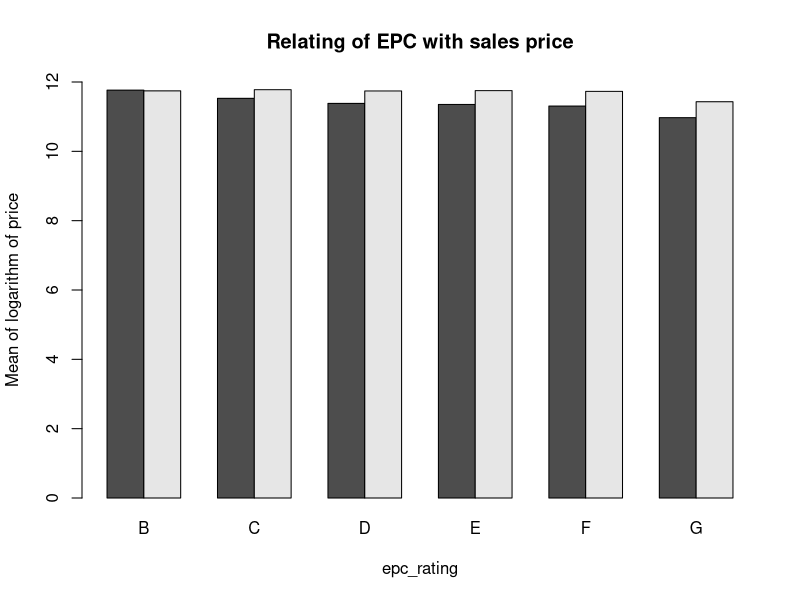
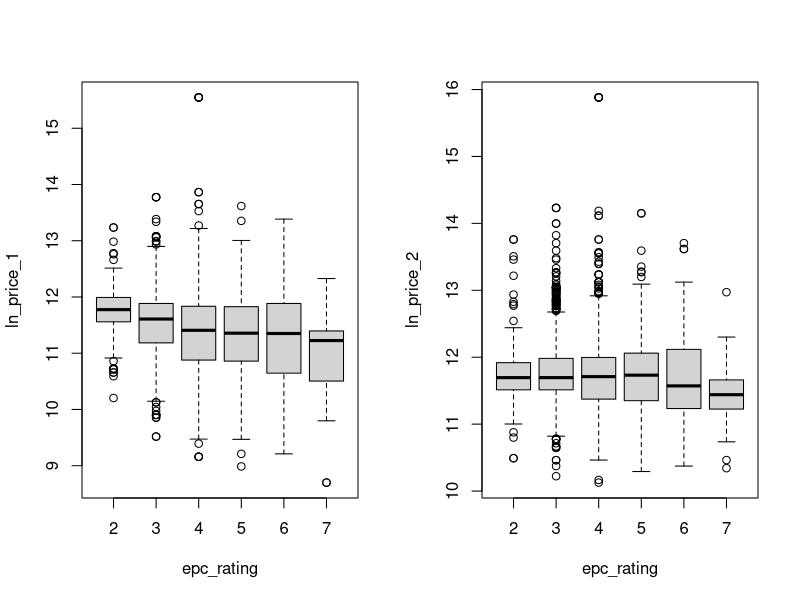
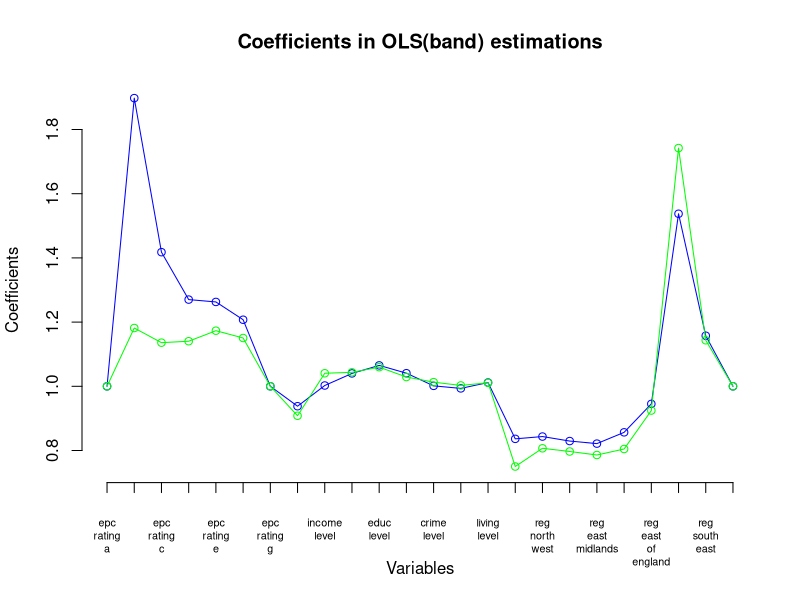
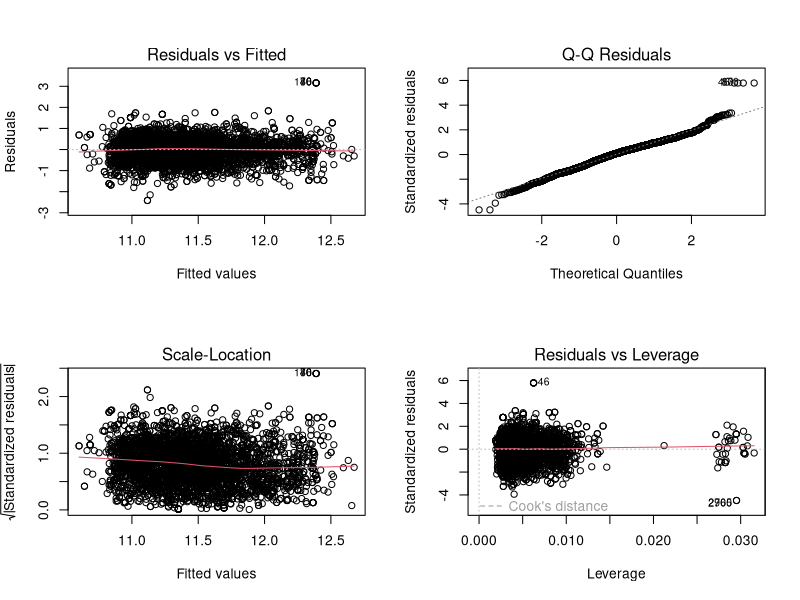
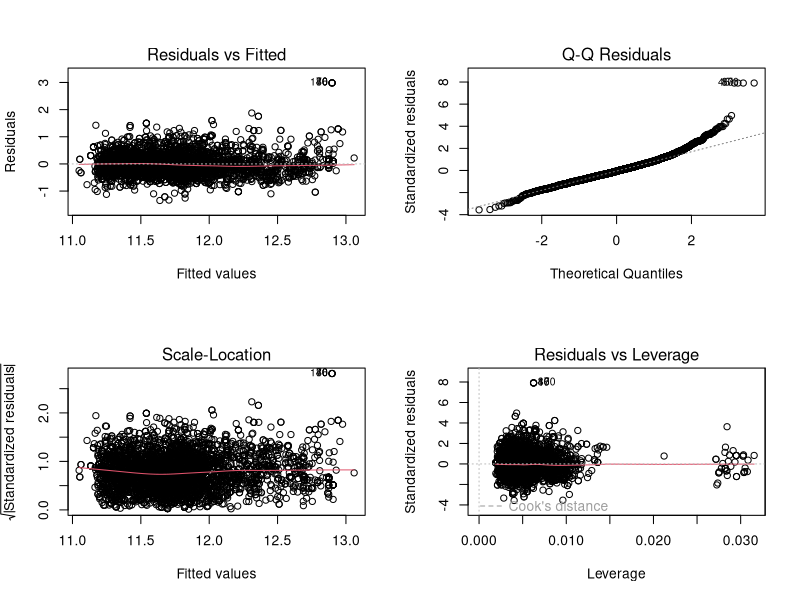
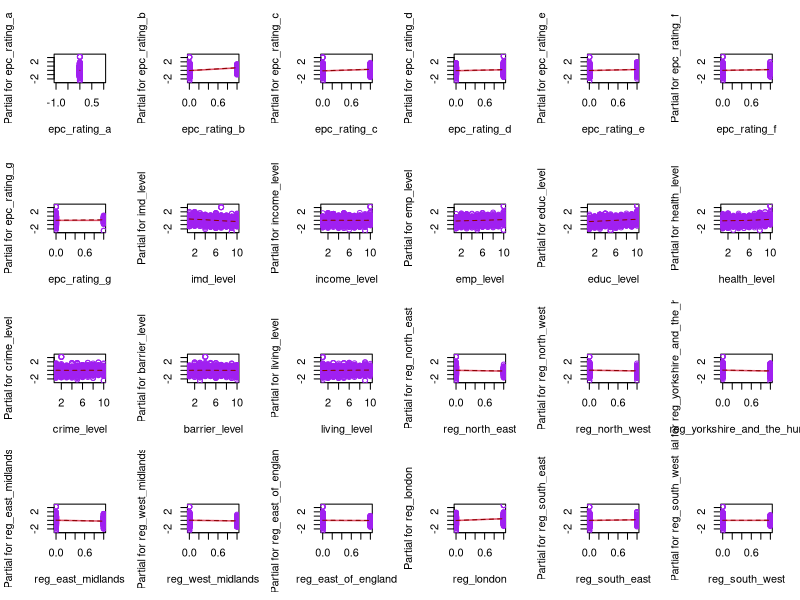
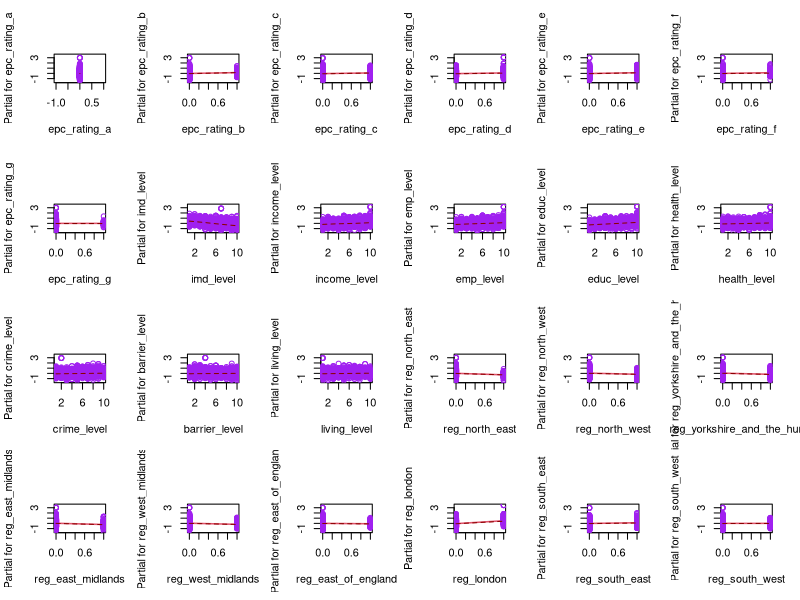
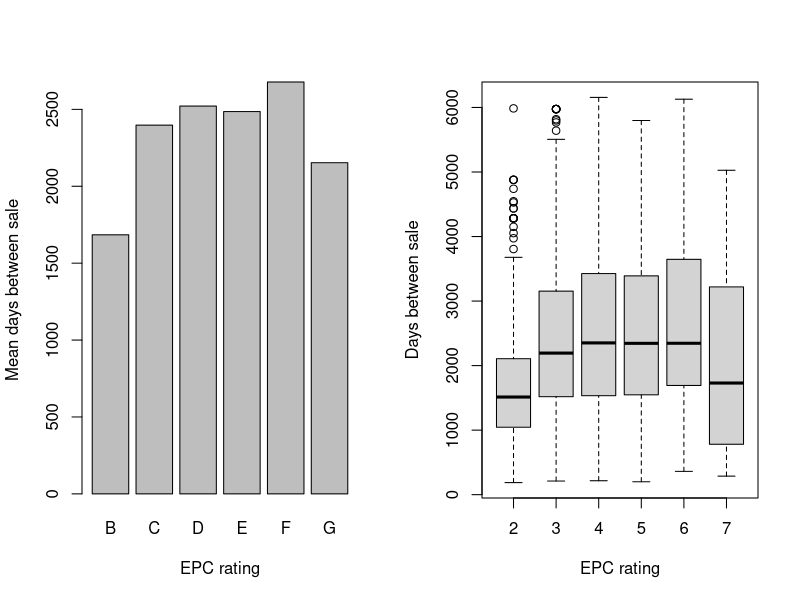

R code for these plots, in order:
Data <- read.csv("Data.csv") # nolint

# INDEX
# Hedonic regression of prices (band)
# relation of rating and time between sale
# hedonic regression of time
# relation of regions and house prices
# relation of regions and time between sale
# Hedonic regression of prices (continuous)
# Repeat sales index


# relation of rating and house prices
epc_rating <- Data$epc_rating_a +
    2 * Data$epc_rating_b +
    3 * Data$epc_rating_c +
    4 * Data$epc_rating_d +
    5 * Data$epc_rating_e + 6 * Data$epc_rating_f + 7 * Data$epc_rating_g
# epc_rating corresponds epc_rating, 1 for A, 2 for B ... 7 for G.

windows()
barplot(
    rbind(
        tapply(Data$ln_price_1, epc_rating, mean),
        tapply(Data$ln_price_2, epc_rating, mean)
    ),
    beside = TRUE, ylim = c(0, 12),
    names.arg = c("B", "C", "D", "E", "F", "G"),
    xlab = "epc_rating",
    ylab = "Mean of logarithm of price",
    main = "Relating of EPC with sales price",
)
windows()
par(mfrow = c(1, 2))

boxplot(Data$ln_price_1 ~ epc_rating, ylab = "ln_price_1")
boxplot(Data$ln_price_2 ~ epc_rating, ylab = "ln_price_2")


# hedonic regression of prices
epc_price1 <- lm(ln_price_1 ~ epc_rating_a + epc_rating_b +
    epc_rating_c + epc_rating_d +
    epc_rating_e + epc_rating_f + epc_rating_g +
    imd_level + income_level +
    emp_level + educ_level +
    health_level + crime_level +
    barrier_level + living_level +
    reg_north_east + reg_north_west +
    reg_yorkshire_and_the_humber + reg_east_midlands +
    reg_west_midlands + reg_east_of_england +
    reg_london + reg_south_east + reg_south_west, data = Data)


epc_price2 <- lm(ln_price_2 ~ epc_rating_a + epc_rating_b +
    epc_rating_c + epc_rating_d +
    epc_rating_e + epc_rating_f + epc_rating_g +
    imd_level + income_level +
    emp_level + educ_level +
    health_level + crime_level +
    barrier_level + living_level +
    reg_north_east + reg_north_west +
    reg_yorkshire_and_the_humber + reg_east_midlands +
    reg_west_midlands + reg_east_of_england +
    reg_london + reg_south_east + reg_south_west, data = Data)


options(scipen = 999)
sink("OLS(band).txt")
print(summary(epc_price1))
print(summary(epc_price2))
# Summary shows the statistically significant variables of of ln_price
# Positivity of coefficients imply positive associativity

epc_price1$coefficients[is.na(epc_price1$coefficients)] <- 0
epc_price2$coefficients[is.na(epc_price2$coefficients)] <- 0

hedonic_price1 <- exp(epc_price1$coefficients) # hedonic price index1
hedonic_price2 <- exp(epc_price2$coefficients) # hedonic price index2

# confidence intervals for model coefficients
confint(epc_price1, conf.level = 0.95)
confint(epc_price2, conf.level = 0.95)


windows()
plot(1:24, hedonic_price1[-1],
    type = "n",
    axes = F,
    ylab = "",
    xlab = "",
    ylim = c(0.7, 1.9)
)

lines(1:24, hedonic_price1[-1], type = "o", col = "blue")
lines(1:24, hedonic_price2[-1], type = "o", col = "green")
axis(2)
axis(1,
    at = 1:24,
    labels = gsub("_", "\n", names(hedonic_price1)[-1]),
    padj = 1, pos = 0.7, cex.axis = 0.65
)
title(
    main = "Coefficients in OLS(band) estimations",
    ylab = "Coefficients",
    xlab = "Variables"
)

# Diagnostic plots for the model- 4 Residual plots-
# Residual = True value - Fitted value
# Residuals vs Fitted
# Normal Probability Plot of Residuals
# sqrt(|standardized residual|) vs fitted values
# Residuals vs Leverage
windows()
par(mfrow = c(2, 2))
plot(epc_price1)
windows()
par(mfrow = c(2, 2))
plot(epc_price2)

# Partial Residue plots
windows()
par(mfrow = c(4, 6))
termplot(epc_price1,
    partial.resid = TRUE, col.res = "purple", smooth = panel.smooth
)

windows()
par(mfrow = c(4, 6))
termplot(epc_price2,
    partial.resid = TRUE, col.res = "purple", smooth = panel.smooth
)


# relation of rating and time between sale
windows()
par(mfrow = c(1, 2))
barplot(
    tapply(Data$days_between_sale, epc_rating, mean),
    beside = TRUE,
    names.arg = c("B", "C", "D", "E", "F", "G"),
    xlab = "EPC rating", ylab = "Mean days between sale"
)
boxplot(Data$days_between_sale ~ epc_rating,
    xlab = "EPC rating", ylab = "Days between sale"
)

# hedonic regression of time
epc_time <- lm(days_between_sale ~ epc_rating_a + epc_rating_b +
    epc_rating_c + epc_rating_d +
    epc_rating_e + epc_rating_f + epc_rating_g +
    imd_level + income_level +
    emp_level + educ_level +
    health_level + crime_level +
    barrier_level + living_level +
    reg_north_east + reg_north_west +
    reg_yorkshire_and_the_humber + reg_east_midlands +
    reg_west_midlands + reg_east_of_england +
    reg_london + reg_south_east + reg_south_west, data = Data)
print(summary(epc_time))
sink()

# relation of region and rating
windows()
barplot(
    t(rbind(
        tapply(Data$reg_north_east, epc_rating, sum),
        tapply(Data$reg_north_west, epc_rating, sum),
        tapply(Data$reg_yorkshire_and_the_humber, epc_rating, sum),
        tapply(Data$reg_east_midlands, epc_rating, sum),
        tapply(Data$reg_west_midlands, epc_rating, sum),
        tapply(Data$reg_east_of_england, epc_rating, sum),
        tapply(Data$reg_london, epc_rating, sum),
        tapply(Data$reg_south_east, epc_rating, sum),
        tapply(Data$reg_south_west, epc_rating, sum)
    ) / 4201),
    ylim = c(0, 0.2),
    names.arg = gsub("_", " ", substring(colnames(Data)[35:43], 5)),
    xlab = "Regions",
    ylab = "Sum of EPC rating"
)

regions <- Data$reg_north_east +
    2 * Data$reg_north_west +
    3 * Data$reg_yorkshire_and_the_humber +
    4 * Data$reg_east_midlands +
    5 * Data$reg_west_midlands +
    6 * Data$reg_east_of_england +
    7 * Data$reg_london +
    8 * Data$reg_south_east +
    9 * Data$reg_south_west

# relation of regions and house prices
windows()
barplot(
    rbind(
        tapply(Data$ln_price_1, regions, mean),
        tapply(Data$ln_price_2, regions, mean)
    ),
    beside = TRUE, ylim = c(0, 14),
    names.arg = gsub("_", " ", substring(colnames(Data)[35:43], 5)),
    xlab = "Regions",
    ylab = "Mean of logarithm of sales price"
)

windows()
par(mfrow = c(1, 2))
boxplot(Data$ln_price_1 ~ regions,
    xlab = "Regions", ylab = "Logarithm of first sales price"
)
boxplot(Data$ln_price_2 ~ regions,
    xlab = "Regions", ylab = "Logarithm of second sales price"
)

# relation of regions and time between sale
windows()
par(mfrow = c(1, 2))
barplot(
    tapply(Data$days_between_sale, regions, mean),
    beside = TRUE,
    names.arg = gsub("_", " ", substring(colnames(Data)[35:43], 5)),
    xlab = "Regions",
    ylab = "Mean of days between sale"
)

boxplot(Data$days_between_sale ~ regions,
    xlab = "Regions", ylab = "Mean of days between sale"
)

# Continuous OLS
epc_price1_cont <- lm(ln_price_1 ~ ln_epc_100 +
    imd_score + income_score +
    emp_score + educ_score +
    health_score + crime_score +
    barrier_score + living_score +
    reg_north_east + reg_north_west +
    reg_yorkshire_and_the_humber + reg_east_midlands +
    reg_west_midlands + reg_east_of_england +
    reg_london + reg_south_east + reg_south_west, data = Data)


sink("OLS(continuous).txt")
print(summary(epc_price1_cont))

epc_price2_cont <- lm(ln_price_2 ~ ln_epc_100 +
    imd_score + income_score +
    emp_score + educ_score +
    health_score + crime_score +
    barrier_score + living_score +
    reg_north_east + reg_north_west +
    reg_yorkshire_and_the_humber + reg_east_midlands +
    reg_west_midlands + reg_east_of_england +
    reg_london + reg_south_east + reg_south_west, data = Data)

print(summary(epc_price2_cont))

epc_price1_cont$coefficients[is.na(epc_price1_cont$coefficients)] <- 0
epc_price2_cont$coefficients[is.na(epc_price2_cont$coefficients)] <- 0

hedonic_price1_cont <- abs(epc_price1_cont$coefficients)
hedonic_price2_cont <- abs(epc_price2_cont$coefficients)

# confidence intervals for model coefficients
confint(epc_price1_cont, conf.level = 0.95)
confint(epc_price2_cont, conf.level = 0.95)

windows()
plot(1:18, hedonic_price1_cont[-1],
    type = "n",
    axes = F,
    ylab = "",
    xlab = "",
    ylim = c(-0.06, 0.5)
)
lines(1:18, hedonic_price1_cont[-1], type = "o", col = "blue")
lines(1:18, hedonic_price2_cont[-1], type = "o", col = "green")
axis(2)
axis(1,
    at = 1:18,
    labels = gsub("_", "\n", names(hedonic_price1_cont)[-1]),
    padj = 1, pos = -0.04
)
title(
    main = "Coefficients in OLS(continuous) estimations",
    ylab = "Coefficients",
    xlab = "Variables"
)
sink()

windows()
par(mfrow = c(4, 5))
termplot(epc_price1_cont,
    partial.resid = TRUE, col.res = "purple", smooth = panel.smooth
)

windows()
par(mfrow = c(4, 5))
termplot(epc_price2_cont,
    partial.resid = TRUE, col.res = "purple", smooth = panel.smooth
)

# Repeat sales index
rsi <- read.csv("RSI.csv")
index <- lm(log_change ~ 0 + Y1995 + Y1996 + Y1997 + Y1998 + Y1999 +
    Y2000 + Y2001 + Y2002 + Y2003 + Y2004 + Y2005 + Y2006 + Y2007 + Y2008
    + Y2009 + Y2010 + Y2011 + Y2012, data = rsi)
windows()
rs_index <- exp(coef(index))
rs_index[is.na(rs_index)] <- 1
plot(rs_index, type = "o", axes = F, xlab = "", ylab = "", col = "blue")
axis(2)
axis(1,
    at = 1:18,
    labels = gsub("Y", "", colnames(rsi)[3:20]),
    padj = 1
)
title(
    main = "Repeated Sales Index",
    ylab = "Index",
    xlab = "Year"
)
